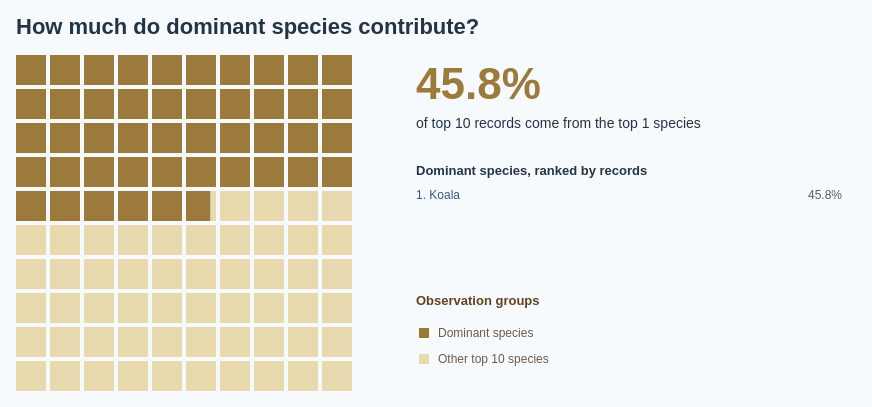

Here is the Vega-Lite specification saved for this chart:
### Vega specification from a JSON file in a GitHub repository (floating-point values rounded to 4 significant figures; data arrays with more than 128 entries replaced by an {"elided": "..."} marker saying what was removed)
{"$schema": "https://vega.github.io/schema/vega/v5.json", "description": "Share of observation records among the top 10 mammal species, comparing dominant species with the remaining species in that top 10. Dominant means the top N species by observation count (default top 1; selectable 1, 3, 5, 10), with scientific name ascending breaking ties. The waffle denominator includes only the top 10 species ranked by observation count. Rankings use 2017–2026 observation dates and all coordinates from Dataset/observations-794195.csv: 6,015 species-level records across 146 species. Subspecies are combined with parent species using the first two scientific-name components; genus-only records are excluded. Embedded aggregates match Lollipop.vg.json. The 10 by 10 grid contains 100 squares, each representing 1% of records; a split boundary square preserves the exact share without rounding to whole squares. Grid reads left to right, top to bottom. Counts reflect recording activity, not abundance. Individual species labels use the shared BumpChart palette. Tile colours encode dominant versus other records rather than individual species. Uses the 10 most recent available observation years (2017–2026), including partial 2026.", "width": 840, "height": {"signal": "max(340, observationLegendTop + 80)"}, "padding": 16, "background": "#f7fafc", "title": {"text": "How much do dominant species contribute?", "anchor": "start", "font": "Arial", "fontSize": 22, "color": "#243447", "offset": 16, "fontWeight": "bold"}, "signals": [{"name": "topN", "value": 1, "bind": {"input": "select", "options": [1, 3, 5, 10], "labels": ["Top 1 species", "Top 3 species", "Top 5 species", "Top 10 species"], "name": "Dominant species: "}}, {"name": "hoveredGroup", "value": null, "on": [{"events": "@dominantTiles:mouseover, @otherTiles:mouseover", "update": "event.item.mark.name === 'dominantTiles' ? 'Dominant species' : 'Other top 10 species'"}, {"events": "@legendSymbols:mouseover, @legendLabels:mouseover", "update": "datum.group"}, {"events": "@dominantTiles:mouseout, @otherTiles:mouseout, @legendSymbols:mouseout, @legendLabels:mouseout", "update": "null"}]}, {"name": "totals", "update": "data('summary')[0]"}, {"name": "dominantShare", "update": "totals.dominant / totals.total"}, {"name": "cutoff", "update": "dominantShare * 100"}, {"name": "legendColumnWidth", "value": 280}, {"name": "legendSymbolSize", "value": 100}, {"name": "observationLegendTop", "update": "max(250, 144 + max(0, length(data('topSpecies')) - 1) * 19 + 40)"}], "data": [{"name": "speciesCounts", "values": {"elided": "146 records"}, "transform": [{"type": "window", "sort": {"field": ["count", "scientific_name"], "order": ["descending", "ascending"]}, "ops": ["row_number"], "as": ["rank"]}, {"type": "formula", "expr": "datum.rank <= topN ? datum.count : 0", "as": "dominantCount"}]}, {"name": "summary", "source": "speciesCounts", "transform": [{"type": "filter", "expr": "datum.rank <= 10"}, {"type": "aggregate", "fields": ["count", "dominantCount", "scientific_name"], "ops": ["sum", "sum", "count"], "as": ["total", "dominant", "speciesCount"]}]}, {"name": "topSpecies", "source": "speciesCounts", "transform": [{"type": "filter", "expr": "datum.rank <= topN"}, {"type": "collect", "sort": {"field": "rank", "order": "ascending"}}]}, {"name": "groups", "values": [{"group": "Dominant species", "order": 0}, {"group": "Other top 10 species", "order": 1}], "transform": [{"type": "formula", "expr": "datum.order === 0 ? totals.dominant : totals.total - totals.dominant", "as": "count"}, {"type": "formula", "expr": "datum.count / totals.total", "as": "share"}, {"type": "formula", "expr": "datum.order === 0 ? topN : totals.speciesCount - topN", "as": "speciesCount"}]}, {"name": "cells", "transform": [{"type": "sequence", "start": 0, "stop": 100, "as": "index"}, {"type": "formula", "expr": "clamp(cutoff - datum.index, 0, 1)", "as": "fraction"}]}, {"name": "dominantCells", "source": "cells", "transform": [{"type": "filter", "expr": "datum.fraction > 0"}]}, {"name": "otherCells", "source": "cells", "transform": [{"type": "filter", "expr": "datum.fraction < 1"}]}], "scales": [{"name": "color", "type": "ordinal", "domain": ["Dominant species", "Other top 10 species"], "range": ["#9C7A3C", "#E9D9AE"]}, {"name": "speciesColor", "type": "ordinal", "domain": ["Koala", "Platypus", "Grey-headed Flying-fox", "Greater Glider", "Spotted-tailed Quoll", "European Rabbit", "Tasmanian Devil", "Quokka", "Eastern Quoll", "Australian Sea Lion"], "range": ["#365B85", "#B65C30", "#2A8576", "#885BA6", "#AD4770", "#86701D", "#6D6B70", "#397FAD", "#bab0ab", "#4D7A24"], "unknown": "#52606d"}], "marks": [{"name": "otherTiles", "type": "rect", "from": {"data": "otherCells"}, "encode": {"update": {"x": {"signal": "datum.index % 10 * 34 + datum.fraction * 30"}, "y": {"signal": "(45 + floor(datum.index / 10) * 34) - 45"}, "width": {"signal": "30 * (1 - datum.fraction)"}, "height": {"value": 30}, "fill": {"value": "#E9D9AE"}, "fillOpacity": {"signal": "hoveredGroup == null || hoveredGroup === 'Other top 10 species' ? 1 : 0.25"}, "tooltip": {"signal": "{'Group': 'Other top 10 species', 'Species': totals.speciesCount - topN, 'Observations': format((totals.total - totals.dominant), ',d'), 'Share of top 10 records': format((1 - dominantShare), '.2%'), 'Total records': format(totals.total, ',d')}"}, "description": {"signal": "'Other top 10 species: ' + format((1 - dominantShare), '.2%') + ' of records'"}}}}, {"name": "dominantTiles", "type": "rect", "from": {"data": "dominantCells"}, "encode": {"update": {"x": {"signal": "datum.index % 10 * 34"}, "y": {"signal": "(45 + floor(datum.index / 10) * 34) - 45"}, "width": {"signal": "30 * datum.fraction"}, "height": {"value": 30}, "fill": {"value": "#9C7A3C"}, "fillOpacity": {"signal": "hoveredGroup == null || hoveredGroup === 'Dominant species' ? 1 : 0.25"}, "tooltip": {"signal": "{'Group': 'Dominant species', 'Species': topN, 'Observations': format(totals.dominant, ',d'), 'Share of top 10 records': format(dominantShare, '.2%'), 'Total records': format(totals.total, ',d')}"}, "description": {"signal": "'Dominant species: ' + format(dominantShare, '.2%') + ' of records'"}}}}, {"name": "headline", "type": "text", "interactive": false, "encode": {"update": {"x": {"value": 400}, "y": {"value": 44}, "text": {"signal": "format(dominantShare, '.1%')"}, "fontSize": {"value": 44}, "fill": {"value": "#9C7A3C"}, "fontWeight": {"value": "bold"}}}}, {"name": "headlineCaption", "type": "text", "interactive": false, "encode": {"update": {"x": {"value": 400}, "y": {"value": 73}, "text": {"signal": "'of top 10 records come from the top ' + topN + ' species'"}, "fontSize": {"value": 14}, "fill": {"value": "#243447"}, "fontWeight": {"value": "normal"}}}}, {"name": "totalCaption", "type": "text", "interactive": false, "encode": {"update": {"x": {"value": 400}, "y": {"value": 98}, "text": {"value": ""}, "fontSize": {"value": 12}, "fill": {"value": "#52606d"}, "fontWeight": {"value": "normal"}}}}, {"name": "legendSymbols", "type": "symbol", "from": {"data": "groups"}, "encode": {"update": {"x": {"value": 408}, "y": {"signal": "observationLegendTop + 28 + datum.order * 26"}, "shape": {"value": "square"}, "size": {"signal": "legendSymbolSize"}, "fill": {"scale": "color", "field": "group"}, "opacity": {"signal": "hoveredGroup == null || hoveredGroup === datum.group ? 1 : 0.25"}, "tooltip": {"signal": "{'Group': datum.group, 'Species': datum.speciesCount, 'Observations': format(datum.count, ',d'), 'Share of top 10 records': format(datum.share, '.2%')}"}}}}, {"name": "legendLabels", "type": "text", "interactive": true, "encode": {"update": {"x": {"value": 422}, "y": {"signal": "observationLegendTop + 28 + datum.order * 26"}, "text": {"field": "group"}, "fontSize": {"value": 12}, "fill": {"value": "#6a5b49"}, "fontWeight": {"value": "normal"}, "tooltip": {"signal": "{'Group': datum.group, 'Species': datum.speciesCount, 'Observations': format(datum.count, ',d'), 'Share of top 10 records': format(datum.share, '.2%')}"}, "baseline": {"value": "middle"}, "font": {"value": "Arial"}}}, "from": {"data": "groups"}}, {"name": "listHeading", "type": "text", "interactive": false, "encode": {"update": {"x": {"value": 400}, "y": {"value": 120}, "text": {"signal": "'Dominant species, ranked by records'"}, "fontSize": {"value": 13}, "fill": {"value": "#243447"}, "fontWeight": {"value": "bold"}}}}, {"name": "speciesLabels", "type": "text", "interactive": false, "encode": {"update": {"x": {"value": 400}, "y": {"signal": "144 + (datum.rank - 1) * 19"}, "text": {"signal": "datum.rank + '. ' + datum.species"}, "fontSize": {"value": 12}, "fill": {"scale": "speciesColor", "field": "species"}, "fontWeight": {"value": "normal"}, "limit": {"value": 290}}}, "from": {"data": "topSpecies"}}, {"name": "speciesShares", "type": "text", "interactive": false, "encode": {"update": {"x": {"value": 826}, "y": {"signal": "144 + (datum.rank - 1) * 19"}, "text": {"signal": "format(datum.count / totals.total, '.1%')"}, "fontSize": {"value": 12}, "fill": {"value": "#52606d"}, "fontWeight": {"value": "normal"}, "align": {"value": "right"}}}, "from": {"data": "topSpecies"}}, {"name": "legendTitle", "type": "text", "interactive": false, "encode": {"update": {"x": {"value": 400}, "y": {"signal": "observationLegendTop"}, "text": {"value": "Observation groups"}, "font": {"value": "Arial"}, "fontSize": {"value": 13}, "fontWeight": {"value": "bold"}, "fill": {"value": "#634320"}}}}], "config": {"font": "Arial", "legend": {"labelFont": "Arial", "titleFont": "Arial", "labelFontSize": 12, "titleFontSize": 13, "titleFontWeight": "bold", "labelColor": "#6a5b49", "titleColor": "#634320", "symbolType": "square", "symbolSize": 100, "rowPadding": 8, "columnPadding": 24, "labelOffset": 8}}, "usermeta": {"observationWindow": {"source": "Dataset/observations-794195.csv", "dateField": "observed_on", "years": [2017, 2018, 2019, 2020, 2021, 2022, 2023, 2024, 2025, 2026], "yearCount": 10, "includesPartialLatestYear": true}}}
